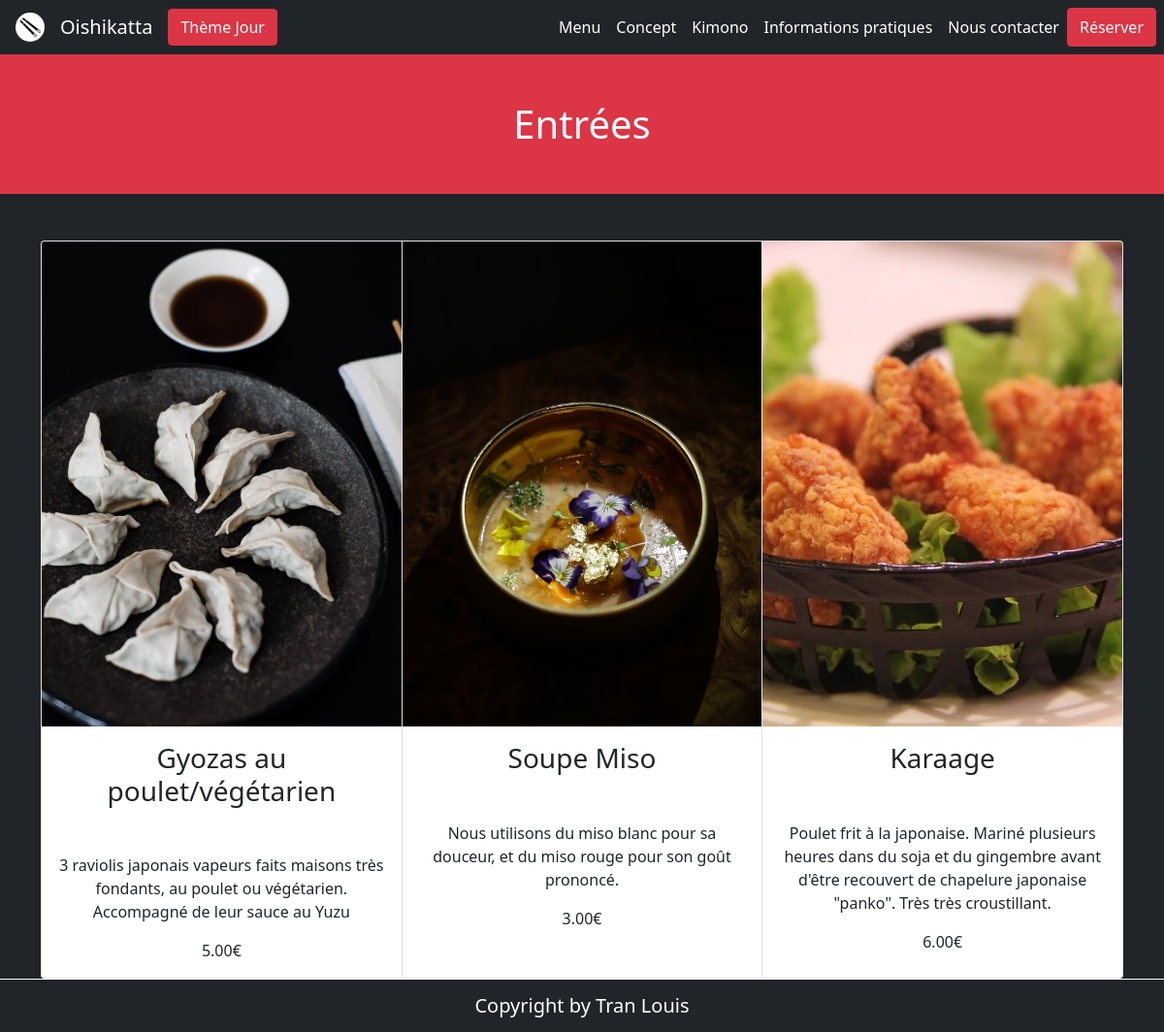
The page /?path=plat&action=plat&id=1 on the database as committed earlier.
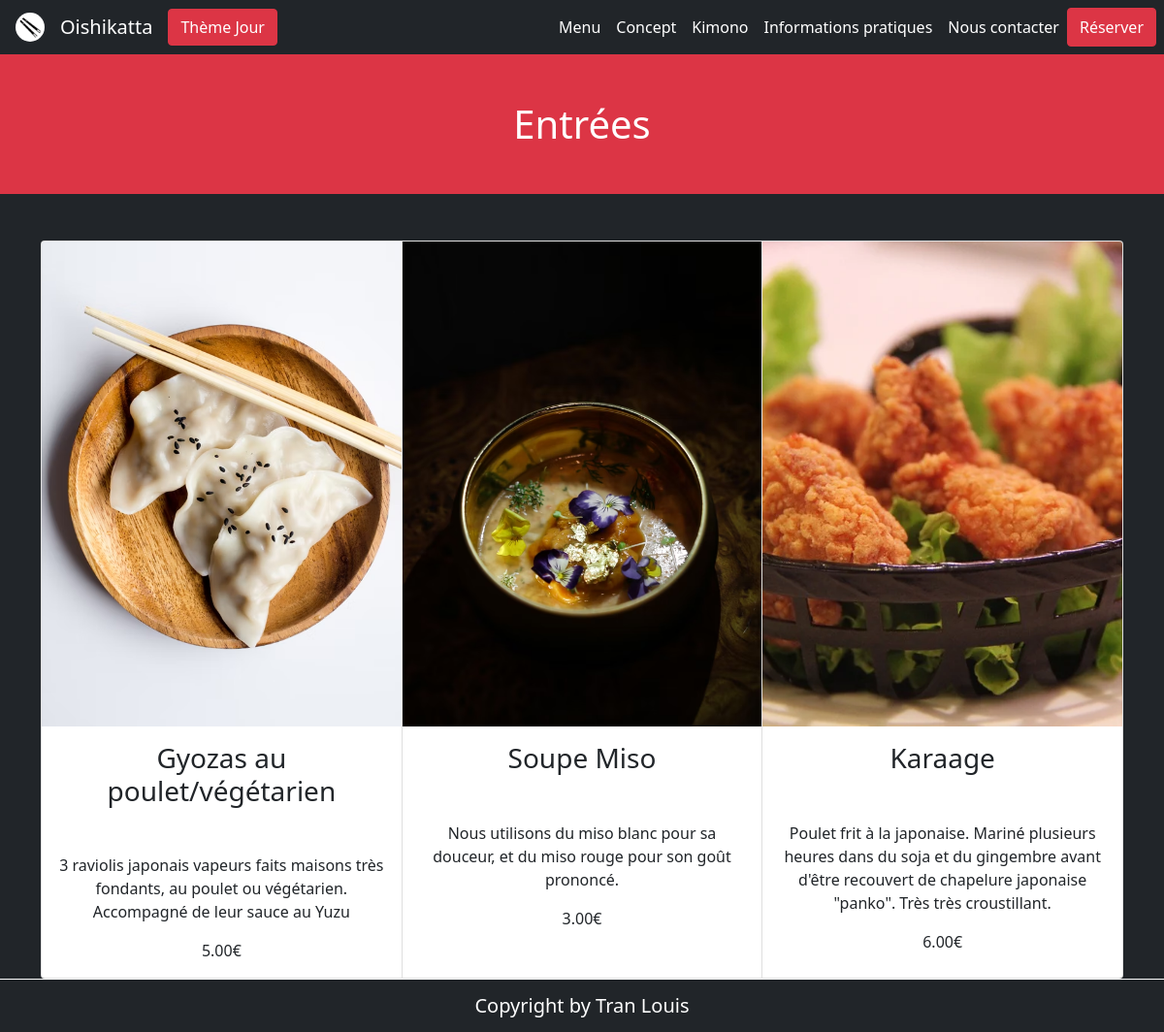
The same page on the database as committed later.
### tables this page shows
CREATE TABLE IF NOT EXISTS `plat` (
  `id_plat` int(11) NOT NULL AUTO_INCREMENT,
  `titre` varchar(150) NOT NULL,
  `description` text,
  `prix` decimal(5,2) NOT NULL,
  `image_plat` text NOT NULL,
  `id_categorie` int(11) NOT NULL,
  PRIMARY KEY (`id_plat`),
  KEY `id_categorie` (`id_categorie`)
);

### model/manager/CategorieManager.php (called while the page is built, shortened)
<?php
class CategorieManager
{
    private $lePDO;
    public function __construct($unPDO)
    {
        $this->lePDO = $unPDO;
    }
    public function fetchTitrebyID($unId)
    {
        try {
            $connex = $this->lePDO;
            $sql = $connex->prepare("SELECT titre FROM categorie WHERE id_categorie=:id");
            $sql->bindParam(":id", $unId);
            $sql->execute();
            $sql->setFetchMode(PDO::FETCH_CLASS, "categorie");
            $resultat = $sql->fetch();
            return $resultat;
        } catch (PDOException $error) {
            echo $error->getMessage();
            return false;
        }
    }
}

### model/class/Categorie.class.php (called while the page is built, shortened)
<?php
class Categorie
{
    private $titre;
    public function getTitre()
    {
        return $this->titre;
    }
}

### model/manager/PlatManager.php (called while the page is built, shortened)
<?php
class PlatManager
{
    private $lePDO;
    public function __construct($unPDO)
    {
        $this->lePDO = $unPDO;
    }
    public function fetchAllPlatbyIdCategorie($unId)
    {
        try {
            $connex = $this->lePDO;
            $sql = $connex->prepare("SELECT * FROM plat WHERE id_categorie=:id");
            $sql->bindParam(":id", $unId);
            $sql->execute();
            $sql->setFetchMode(PDO::FETCH_CLASS, "plat");
            $resultat = $sql->fetchAll();
            return $resultat;
        } catch (PDOException $error) {
            echo $error->getMessage();
            return false;
        }
    }
}

### model/class/Plat.class.php (called while the page is built, shortened)
<?php
class Plat
{
    private $titre;
    private $description;
    private $prix;
    private $image_plat;
    public function getTitre()
    {
        return $this->titre;
    }
    public function getDescription()
    {
        return $this->description;
    }
    public function getPrix()
    {
        return $this->prix;
    }
    public function getImagePlat()
    {
        return $this->image_plat;
    }
}

### view/categorie/plat.php (the view, shortened to what this page needs)
<h1 class="py-5 bg-danger titre"><?= $categorie->getTitre(); ?></h1>
<div class="container mt-5 text-dark">
    <div class="card-group">
        <?php
        foreach ($plats as $unPlat) {
        ?>
            <div class="card">
                <img src="<?= $unPlat->getImagePlat(); ?>" class="card-img-top img-fluid photo" alt="...">
                <div class="card-body">
                    <h3 class="card-title"><?= $unPlat->getTitre(); ?></h3>
                    <p class="card-text mt-5"><?= $unPlat->getDescription(); ?></p>
                    <p class="card-text"><?= $unPlat->getPrix(); ?>€</p>
                </div>
            </div>
        <?php } ?>
    </div>
</div>
<?php require("view/template.php");

Rows that differ between the two databases and show on the page:
changed plat "Gyozas au poulet/végétarien": image_plat: a different picture
